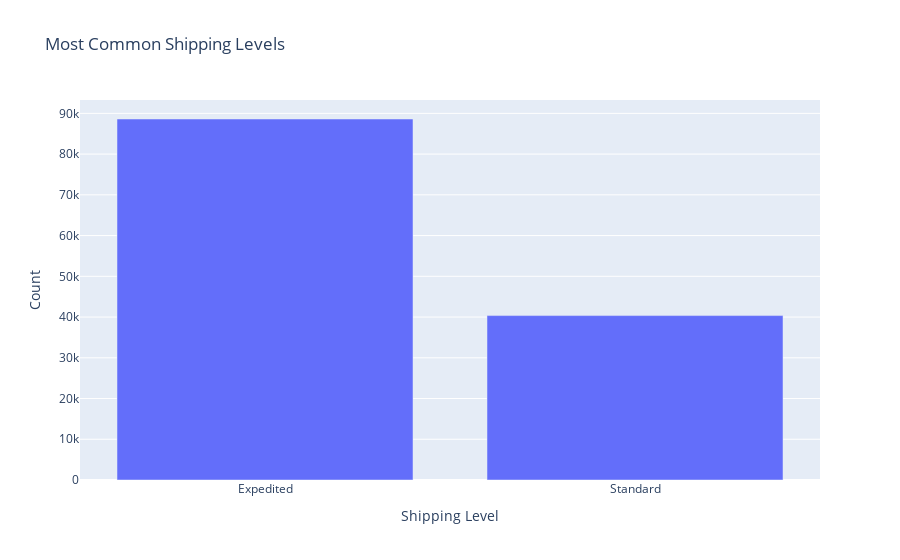

Source (notebook cell):
### Code cell
fig = px.bar(shipping_counts, x='Shipping Level', y='Count', title='Most Common Shipping Levels')
fig.show()

### Figure 1 — Plotly figure (JSON) as saved in the notebook; plotly's stock layout.template omitted (floating-point values rounded to 4 significant figures)
{"data": [{"alignmentgroup": "True", "hovertemplate": "Shipping Level=%{x}<br>Count=%{y}<extra></extra>", "legendgroup": "", "marker": {"color": "#636efa", "pattern": {"shape": ""}}, "name": "", "offsetgroup": "", "orientation": "v", "showlegend": false, "textposition": "auto", "type": "bar", "x": ["Expedited", "Standard"], "xaxis": "x", "y": [88615, 40360], "yaxis": "y"}], "layout": {"barmode": "relative", "legend": {"tracegroupgap": 0}, "title": {"text": "Most Common Shipping Levels"}, "xaxis": {"anchor": "y", "domain": [0, 1], "title": {"text": "Shipping Level"}}, "yaxis": {"anchor": "x", "domain": [0, 1], "title": {"text": "Count"}}}}
